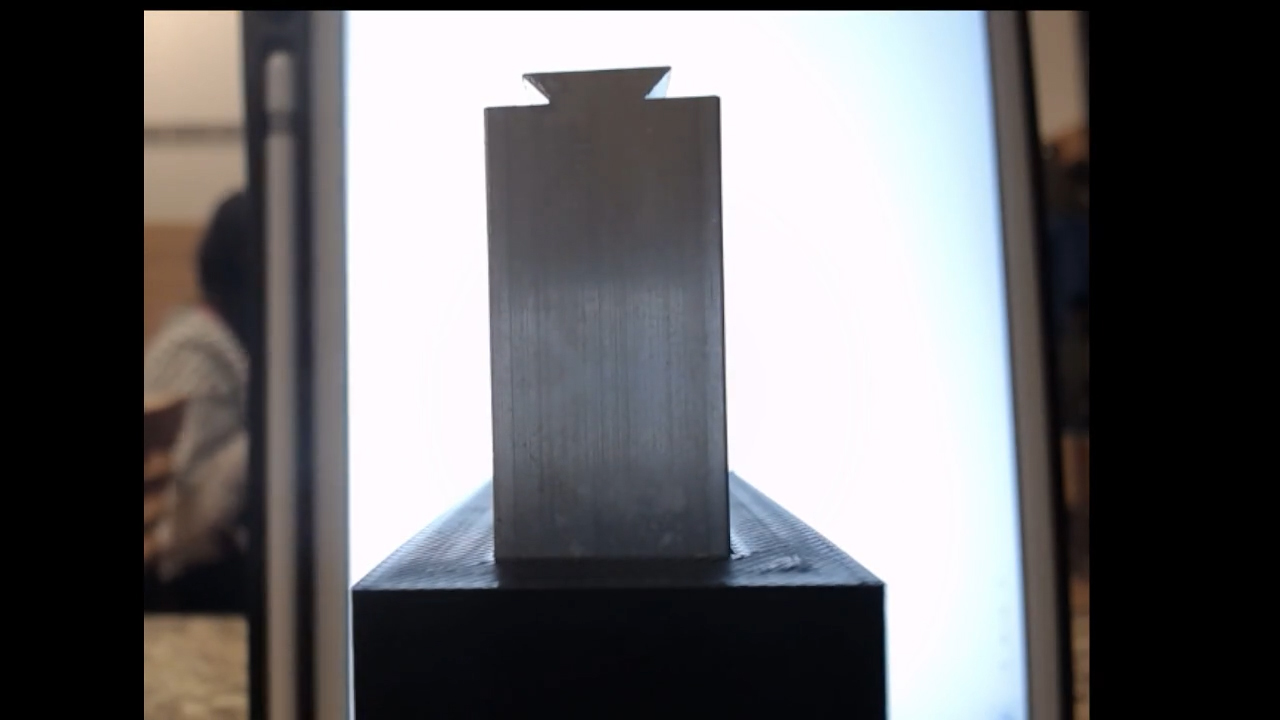
#> input picture base_1.jpg, 1280 x 720 px
$ jupyter execute 'IOT and Flaws detection.ipynb'
#> lines starting #> are read from the running program, lines starting #| are printed output that depends on the picture; after the words box and inside, x2 and y2 are one past the last pixel; in counts of white or black regions, pixels touching at a corner belong together; long printed decimals are rounded
[cell 1]
import skimage.io as skio
import matplotlib.pyplot as plt
import numpy as np
import skimage
import ipywidgets as wdg
import cv2
from skimage.morphology import disk

[cell 2]
img_base = skio.imread("base_1.jpg")
#> img_base is the input picture: shape (720, 1280, 3); mean R, G, B 103.6, 102.7, 104.7
ex1 = skio.imread("ex2.jpg")
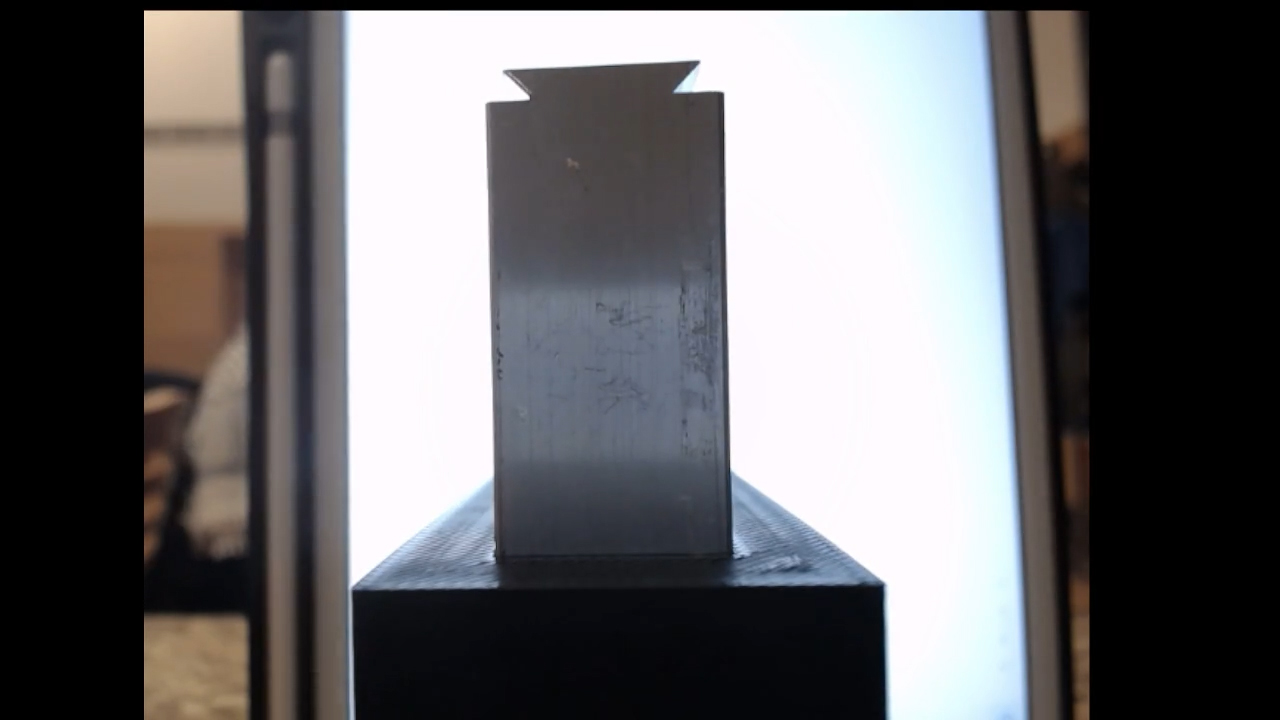
#> input picture ex2.jpg, 1280 x 720 px
#> ex1 is the input picture: shape (720, 1280, 3); mean R, G, B 103.1, 102.1, 104.2

[cell 3]
skio.imshow(img_base)

[cell 4]
skio.imshow(ex1)

[cell 5]
def compare(img_base, ex1,threshold = 170):
    """
    performs an intersection over union between two images and returns a visualization of the operation and the value of IOU
    """
#> called with threshold = 170
    #final canvas that will display result
    canvas = np.zeros_like(img_base)

    #using blue channel since it gives best separation between LED light in background and part
    img_base = img_base[:, :, 2]
#> img_base: shape (720, 1280)
    ex1 = ex1[:, :, 2]
#> ex1: shape (720, 1280)

    base_T = 255 - ((img_base > threshold) * 255)
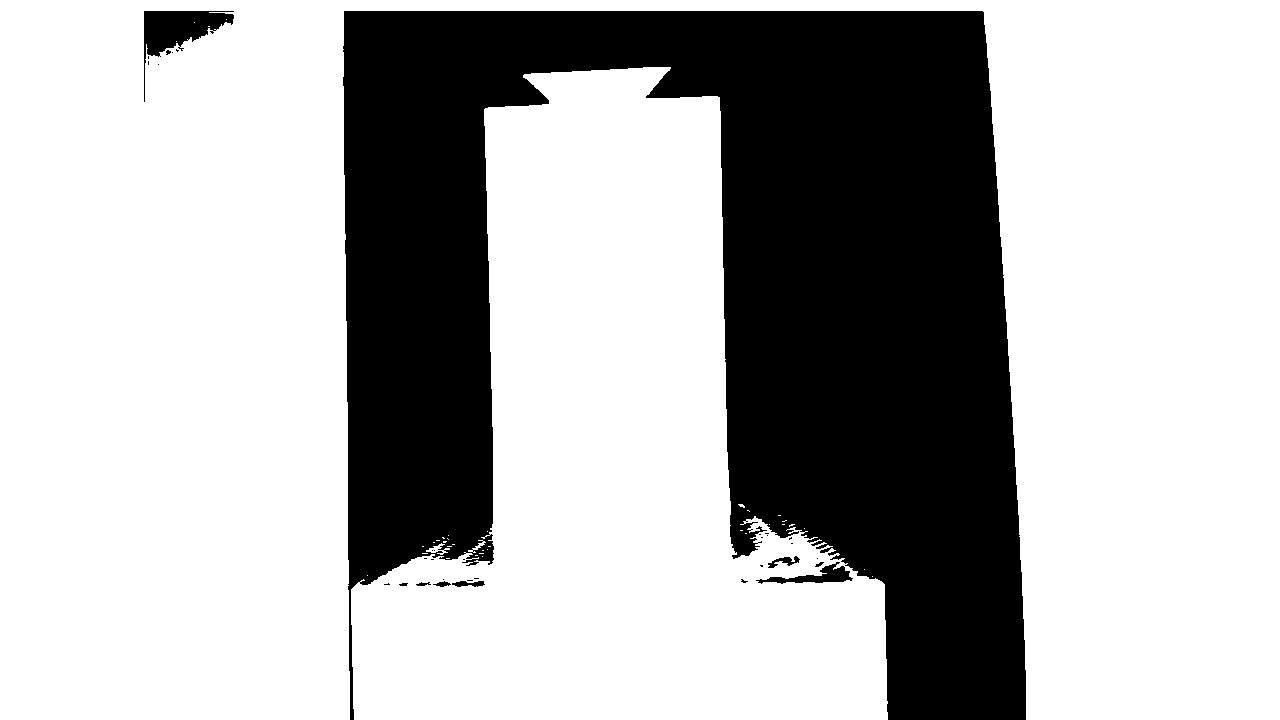
#> base_T: shape (720, 1280) int64; 70.2% white; 33 black regions (24 under 20 px), largest, box (x1, y1, x2, y2) and area: (343, 11, 1026, 720) 270642, (144, 11, 234, 102) 2652, (756, 562, 853, 584) 752
    ex1_T = 255 - ((ex1 > threshold) * 255)
#> ex1_T: shape (720, 1280) int64; 70.6% white; 37 black regions (27 under 20 px), largest, box (x1, y1, x2, y2) and area: (343, 11, 1026, 720) 267090, (144, 11, 236, 101) 2779, (754, 562, 851, 584) 752

    #creates a crop window where operation will occur in
    window = np.zeros_like(base_T)
    window[50:450,400 :800] = 1
    base_T = window * base_T
#> base_T: shape (720, 1280) int64; 9.3% white; 1 white region, box (x1, y1, x2, y2) and area: (484, 67, 727, 450) 85778
    ex1_T = window * ex1_T
#> ex1_T: shape (720, 1280) int64; 9.7% white; 1 white region, box (x1, y1, x2, y2) and area: (486, 61, 730, 450) 88982

    #populates canvas with RGB values of IOT
    canvas[:, :, 1] = base_T
    canvas[:, :, 2] = base_T
    canvas[:, :, 0] = ex1_T

    #Using thresholding
    slicable = (skimage.color.rgb2gray(canvas) * 255).astype(np.uint8)
    more = slicable == 54
#> more: shape (720, 1280) bool; 0.4% white; 1 white region, box (x1, y1, x2, y2) and area: (486, 61, 730, 450) 3722
    less = slicable == 200
#> less: shape (720, 1280) bool; 0.06% white in thin lines or dots, all inside (x1, y1, x2, y2) = (484, 108, 494, 450)

    #calculating union
    b = np.sum(np.logical_or(base_T, more))
#> b = 89500
    a = np.sum(base_T > 0)
#> a = 85778
    accuracy = a / b
#> accuracy = 0.958
    return canvas, accuracy

[cell 6]
skio.imshow(compare(img_base,ex1)[0])

[cell 7]
def compare_edges(img_base, ex1, threshold = 0.05):
    """
    Takes two images as input, one is img_base: reference part, and other is ex1: measured part. returns final visualization of  flaws detected
    along with percentage of flaws.
    """

    def canny(base,sigma = 2):
        """
        returns a dilated canny edge detection of base
        """
#> called with sigma = 2
        canny_edges = skimage.feature.canny(base, sigma = sigma)
#> canny_edges: shape (720, 1280) bool; 1.1% white in thin lines or dots, all inside (x1, y1, x2, y2) = (143, 10, 1090, 719)
        eroded = skimage.morphology.dilation(canny_edges,disk(8))
#> eroded: shape (720, 1280) bool; 18.1% white; 2 white regions, box (x1, y1, x2, y2) and area: (135, 2, 1098, 720) 161657, (135, 605, 258, 720) 5195
#> in compare_edges, `img_base = (canny(img_base) * 255) * window`: img_base: shape (720, 1280) float64; 1.9% white; 1 white region, box (x1, y1, x2, y2) and area: (476, 58, 736, 450) 17795
        return eroded

    def find_edges(image):
        """
        normalizes an image and performs farid edge detection
        """
        gray = (image * 255).astype(np.uint8)
        mask = gray < 150
#> mask: shape (720, 1280) bool; 69.6% white; 47 black regions (34 under 20 px), largest, box (x1, y1, x2, y2) and area: (343, 11, 1026, 720) 265362, (144, 11, 240, 124) 10589, (144, 151, 241, 204) 3348
        gray = skimage.exposure.equalize_hist(gray)
        gray = gray * mask
        gray = skimage.exposure.adjust_gamma(gray, 2.6, 5)
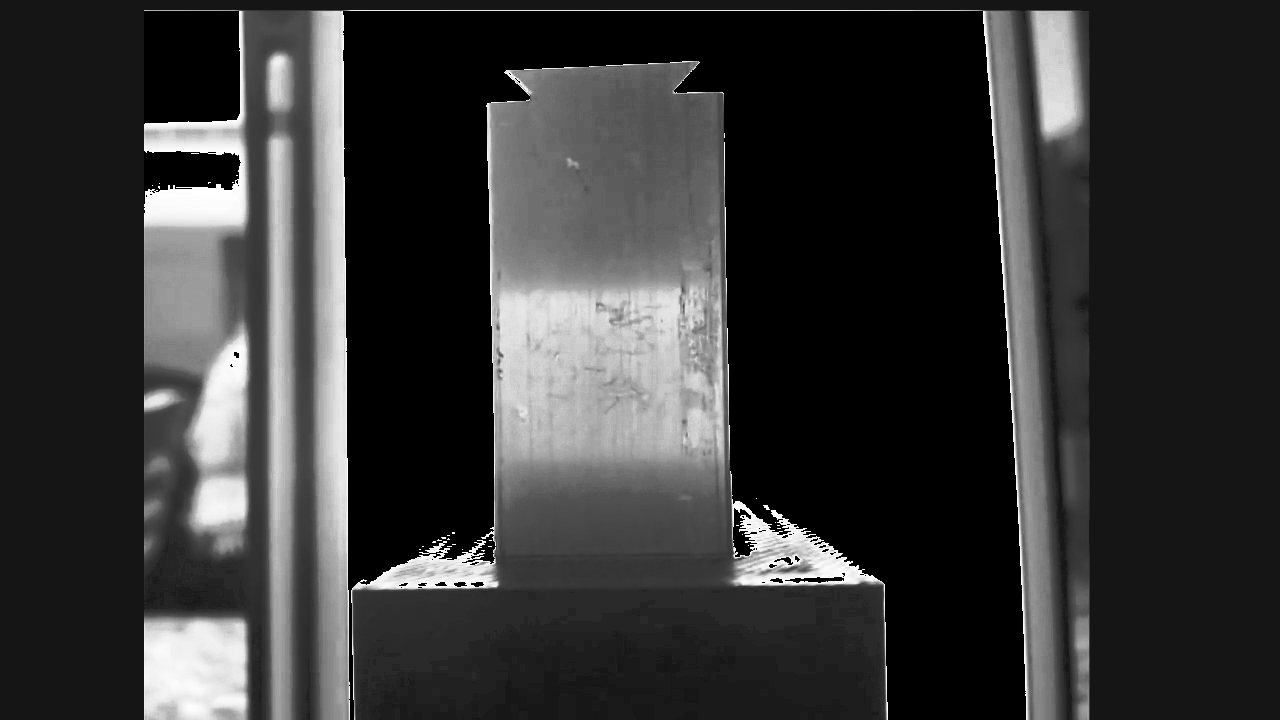
#> gray: shape (720, 1280) float64; min 0, max 1.95, mean 0.411; drawn with min black and max white
        gray = skimage.filters.median(gray, disk(2))
        edges = skimage.filters.farid(gray) > threshold
#> edges: shape (720, 1280) bool; 5.6% white; 219 white regions (148 under 20 px), largest, box (x1, y1, x2, y2) and area: (142, 9, 890, 720) 25196, (981, 9, 1031, 720) 4376, (265, 131, 283, 720) 3926
        return edges

    #converts images to grayscale if needed.
    if img_base.shape[-1] == 3:
            img_base = skimage.color.rgb2gray(img_base)
            ex1 = skimage.color.rgb2gray(ex1)

    #creates cropping window
    window = np.zeros_like(img_base)
    window[50:450,400 :800] = 1

    img_base = (canny(img_base) * 255) * window
    ex1 = (find_edges(ex1) * 255) * window
#> ex1: shape (720, 1280) float64; 0.85% white; 98 white regions (71 under 20 px), largest, box (x1, y1, x2, y2) and area: (485, 59, 732, 450) 4864, (719, 195, 726, 450) 844, (674, 284, 691, 323) 252

    #subtracts major edges in base using canny from the fraid edges found in ex1
    final = np.clip(ex1 - img_base, a_min=0, a_max=255) > 0
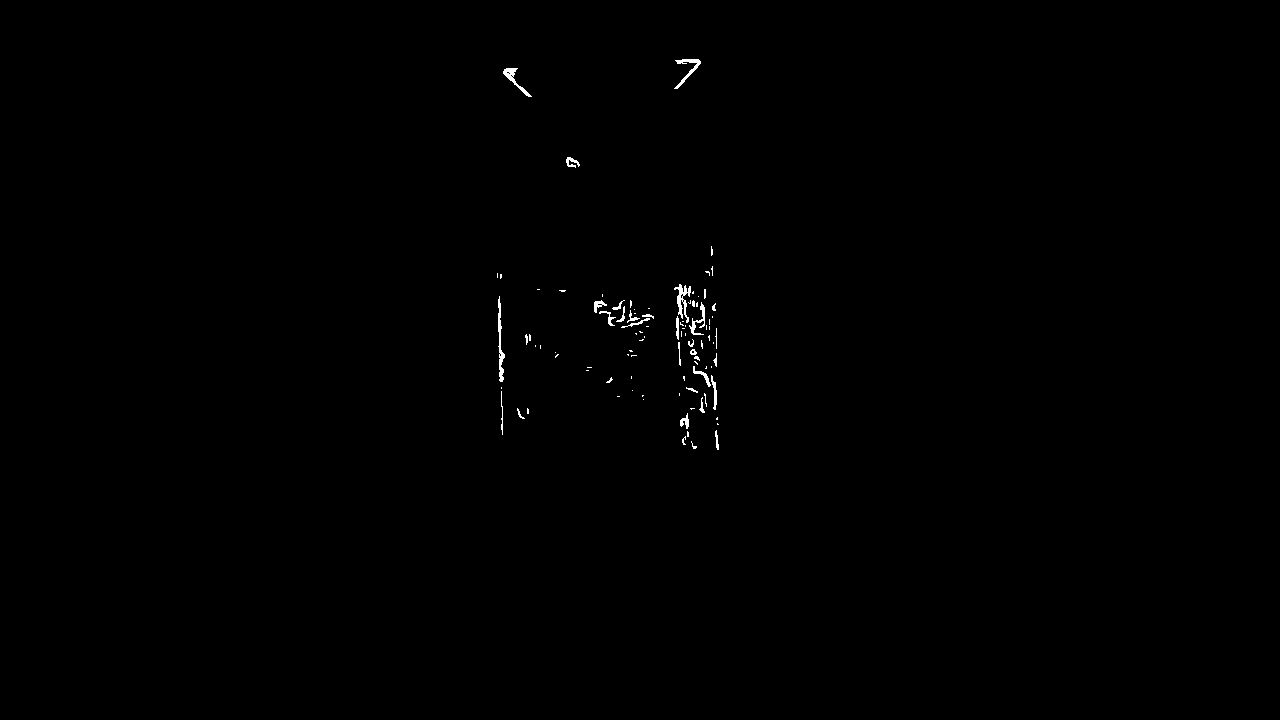
#> final: shape (720, 1280) bool; 0.28% white in thin lines or dots, all inside (x1, y1, x2, y2) = (497, 59, 719, 450)
    total = np.sum(img_base < 150)
#> total = 903805
    numerator = np.sum(final)
#> numerator = 2623
    if total > 0:
        flaws_detected = numerator / total
#> flaws_detected = 0.0029
    else:
        flaws_detected = 0  # Avoid division by zero
    return final, flaws_detected

[cell 8]
edges_detected, flaws_percentage = compare_edges(img_base,ex1)
#> flaws_percentage = 0.0029

[cell 9]
skio.imshow(edges_detected)
print(flaws_percentage*100,"%")
#| 0.2902 %
